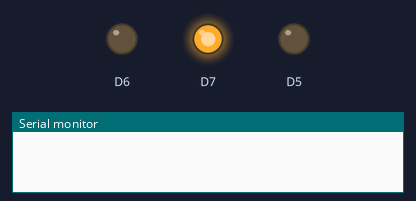
A sketch run on a simulated ESP8266 (NodeMCU). Parts: output pins drawn as LEDs (lit = HIGH), the last lines printed to the serial monitor. WiFi joins after 1.5 s; servers stay silent unless stated; uploads are accepted with an empty reply.

Above: at 0.1 s.
At 5.8 s:
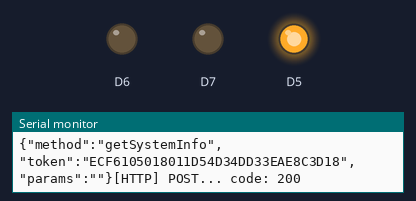
At 126.0 s:
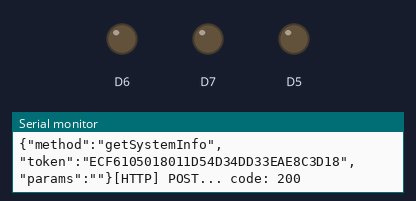
Timing chart, 0 to 127.6 s (numbered marks = the images above):
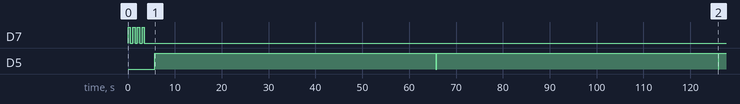

The sketch:

source.ino
```cpp
#include <Arduino.h>
#include <ESP8266WiFi.h>
#include <ESP8266WiFiMulti.h>
#include <ESP8266HTTPClient.h>
#include <WiFiClient.h>
#include <ArduinoJson.h>

using std::string;

ESP8266WiFiMulti WiFiMulti;

#include "params.h"
#include "indicator.h"
#include "network.h"

void setup() {

  Serial.begin(115200);
  // Serial.setDebugOutput(true);
  pinMode(D5, OUTPUT);
  pinMode(D6, OUTPUT);
  pinMode(D7, OUTPUT);

  Serial.println();
  Serial.println();
  Serial.println();

  for (uint8_t t = 4; t > 0; t--) {
    digitalWrite(D7, HIGH);
    delay(500);
    Serial.printf("[SETUP] WAIT %d...\n", t);
    Serial.flush();
    digitalWrite(D7, LOW);
    delay(500);
  }

  WiFi.mode(WIFI_STA);
  WiFiMulti.addAP(ssid, password);
}

void loop() {
  resetIndicator();
  // wait for WiFi connection
  if ((WiFiMulti.run() == WL_CONNECTED)) {
    if(checkClientConnection()) {
      indicateAlert();
    } else {
      indicateErr();
    }
  }

  delay(60000);
}
```

indicator.h
```cpp
void resetIndicator() {
  digitalWrite(D5, LOW); //R
  digitalWrite(D6, LOW); //G
  digitalWrite(D7, LOW); //B
}

void indicateAlert() {
  resetIndicator();
  digitalWrite(D6, HIGH);
}

void indicateErr() {
  resetIndicator();
  digitalWrite(D5, HIGH);
}

void indicateUnknown() {
  resetIndicator();
  digitalWrite(D7, HIGH);
}
```

network.h
```cpp
String apiQuery(String method = "getSystemInfo") {
	HTTPClient http;
	http.addHeader("Content-Type", "text/plain");

	String response = "";
	DynamicJsonDocument doc(1024);
	//StaticJsonBuffer<512> json_buffer;
	//JsonObject& jobject = json_buffer.createObject();
	//char output[128];

	doc["method"] = method;
	doc["token"] = API_TOKEN;
	doc["params"] = "";
	//jobject.printTo(output);

	http.begin("http://" + api_host + ":" + api_port + "/api/1.0/");
	// Send the request
	String json_query;
	serializeJson(doc, json_query);
	Serial.print(json_query);
	int httpCode = http.POST(json_query);
	// HTTP header has been send and Server response header has been handled
	Serial.printf("[HTTP] POST... code: %d\n", httpCode);
	// httpCode will be negative on error
	if(httpCode > 0) {
		if (httpCode == HTTP_CODE_OK || httpCode == HTTP_CODE_MOVED_PERMANENTLY) {
			response = http.getString();
			Serial.print(response);
		}
	} else {
		indicateUnknown();
		Serial.printf("[HTTP} Unable to connect\n");
	}

	http.end();
	return response;
}

bool checkClientConnection() {
	String response = apiQuery("getSystemInfo");
	if(response == "") {
		return false;
	}
	// deserialize json from utopia client
	DynamicJsonDocument doc(1024);
	deserializeJson(doc, response);
	if(doc.containsKey("result")) {
		return true;
	} else {
		return false;
	}
}
```

params.example.h
```cpp
const char* ssid     = "myhomewifi";
const char* password = "wifipassword";
const String api_host = "192.168.0.8";
const String api_port = "22710";
const String API_TOKEN = "ECF6105018011D54D34DD33EAE8C3D18";
```

Measured:
- by itself, D5: alternates HIGH for 60.0 s and LOW for 0.20 s
